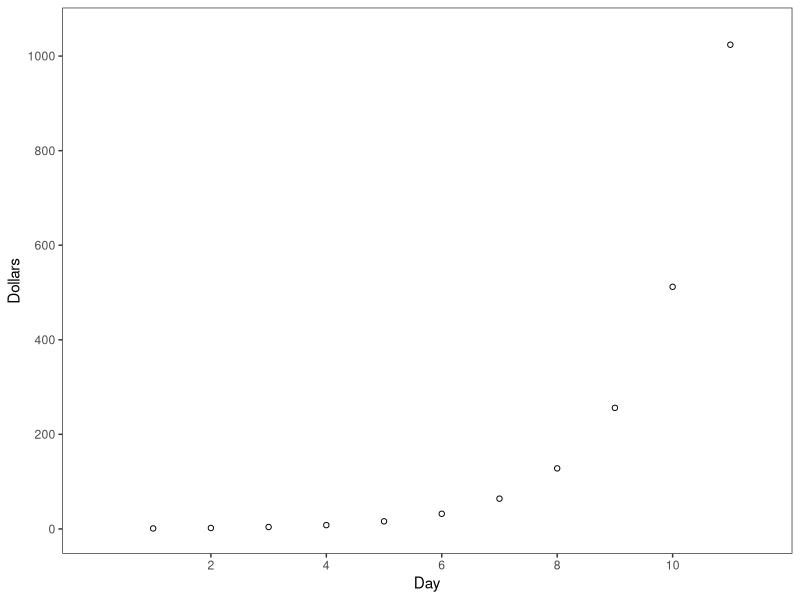
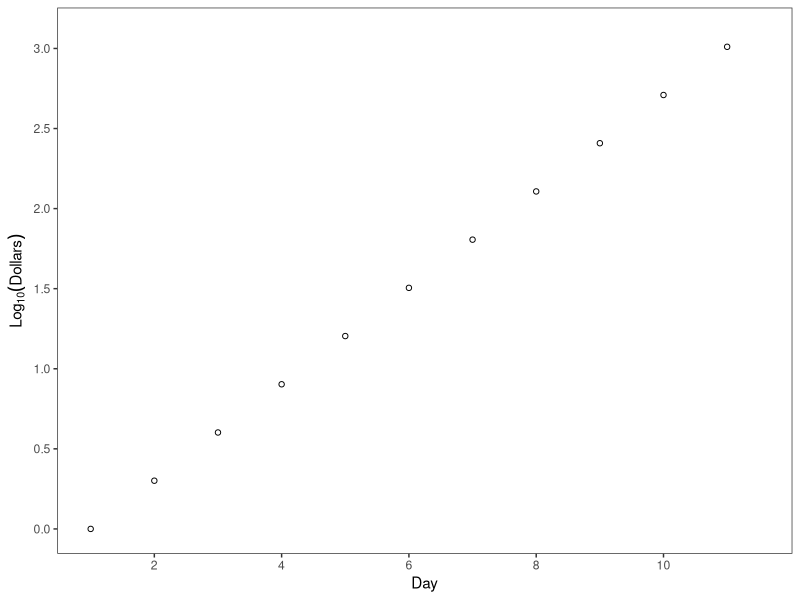

Source code (R) for these figures, in order: (Note: this script raises an error after producing the figures.)
library(ggplot2)
library(gridExtra)

this_base <- "fig07-06_logarithmic-scales-for-percent-change"

my_data <- data.frame(
  day = c(1, 2, 3, 4, 5, 6, 7, 8, 9, 10, 11),
  dollars = c(1, 2, 4, 8, 16, 32, 64, 128, 256, 512, 1024))

p1 <- ggplot(my_data, aes(x = day, y = dollars)) +
  geom_point(shape = 21, fill = "white") +
  scale_x_continuous(breaks = seq(2, 10, 2), limits = c(0, 11.5)) +
  scale_y_continuous(breaks = seq(0, 1000, 200), limits = c(0, 1050)) +
  labs(x = "Day", y = "Dollars") +
  theme_bw() +
  theme(panel.grid.major = element_blank(),
        panel.grid.minor = element_blank())

p1

p2 <- ggplot(my_data, aes(x = day, y = log10(dollars))) +
  geom_point(shape = 21, fill = "white") +
  scale_x_continuous(breaks = seq(2, 10, 2), limits = c(1, 11.5)) +
  scale_y_continuous(breaks = seq(0, 3, 0.5), limits = c(0, 3.1)) +
  labs(x = "Day", y = expression(Log[10](Dollars))) +
  theme_bw() +
  theme(panel.grid.major = element_blank(),
        panel.grid.minor = element_blank())

p2

# arrange plots together 
p3 <- arrangeGrob(
  p1, p2, nrow = 2,
  main = textGrob("Fig 7.6 Logarithmic Scales for\nPercent Change", 
                  just = "top", vjust = 0.75, gp=gpar(fontsize = 14, 
                                                      lineheight = 1, 
                                                      fontface = "bold")))

p3

# must pass in p3 since arrangeGrob doesnt return ggplot object
ggsave(paste0(this_base, ".png"), 
       p3, width = 4, height = 6)

## pedantic: missing secondary y axis
